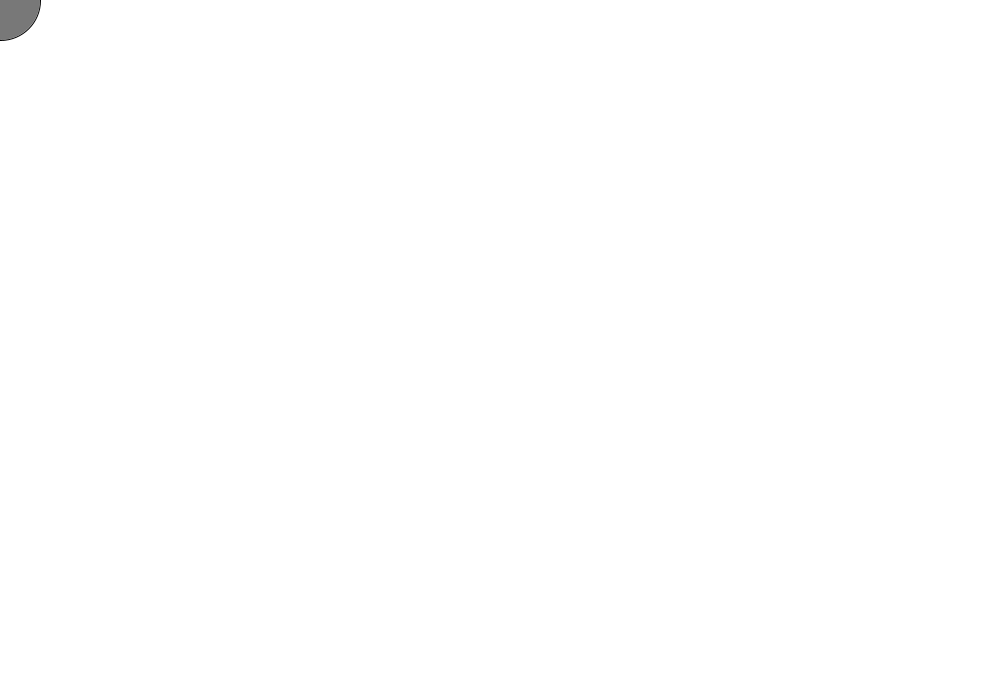
Frame 1 (no input)
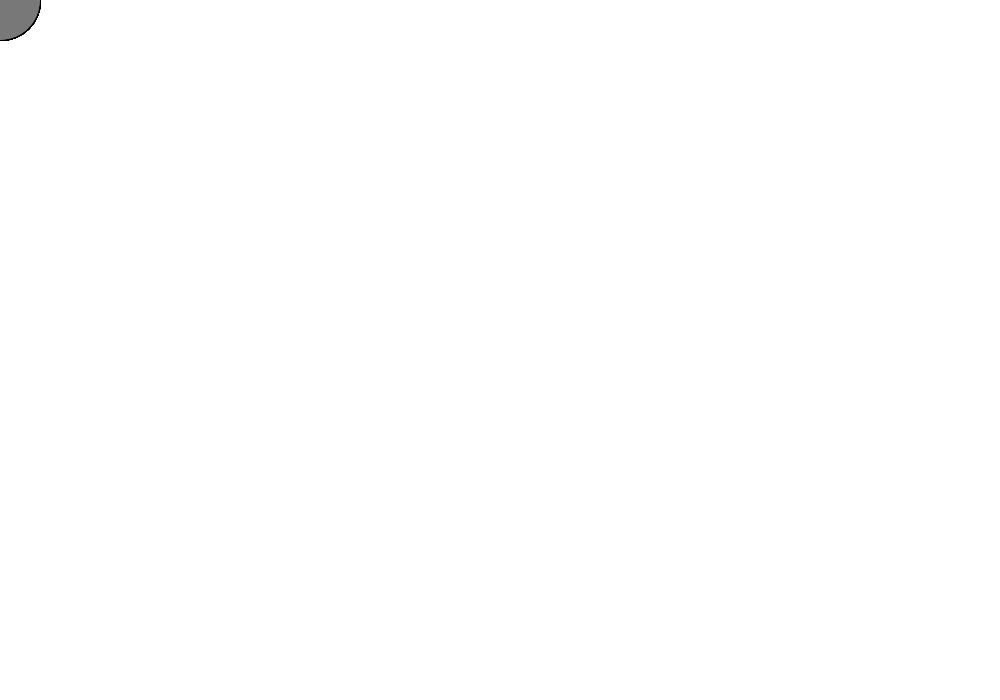
Frame 60 (the mouse pressed at the canvas centre just before this capture)
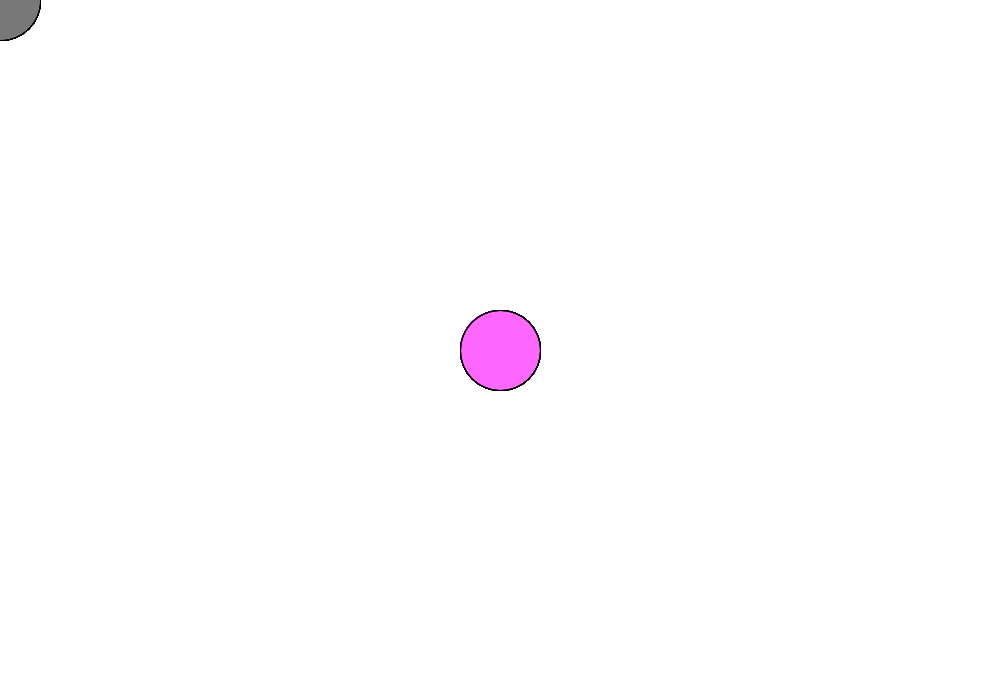
Frame 120 (the mouse held since frame 60 and released just before this capture)

The Processing sketch that drew these frames (run headless with seeded random() and noise(); from frame 60 on, the mouse is pressed at the canvas centre):

// Processing sketch: processing_177159
// ── processing_177159.pde

void setup() { 
  size(1000, 700);
  background(255);  
  colorMode(RGB);   
}

void draw() {  
if(mousePressed){
fill(255,100,255,50);
}else{
fill(120);
}
ellipse(mouseX,mouseY,80,80);
}
